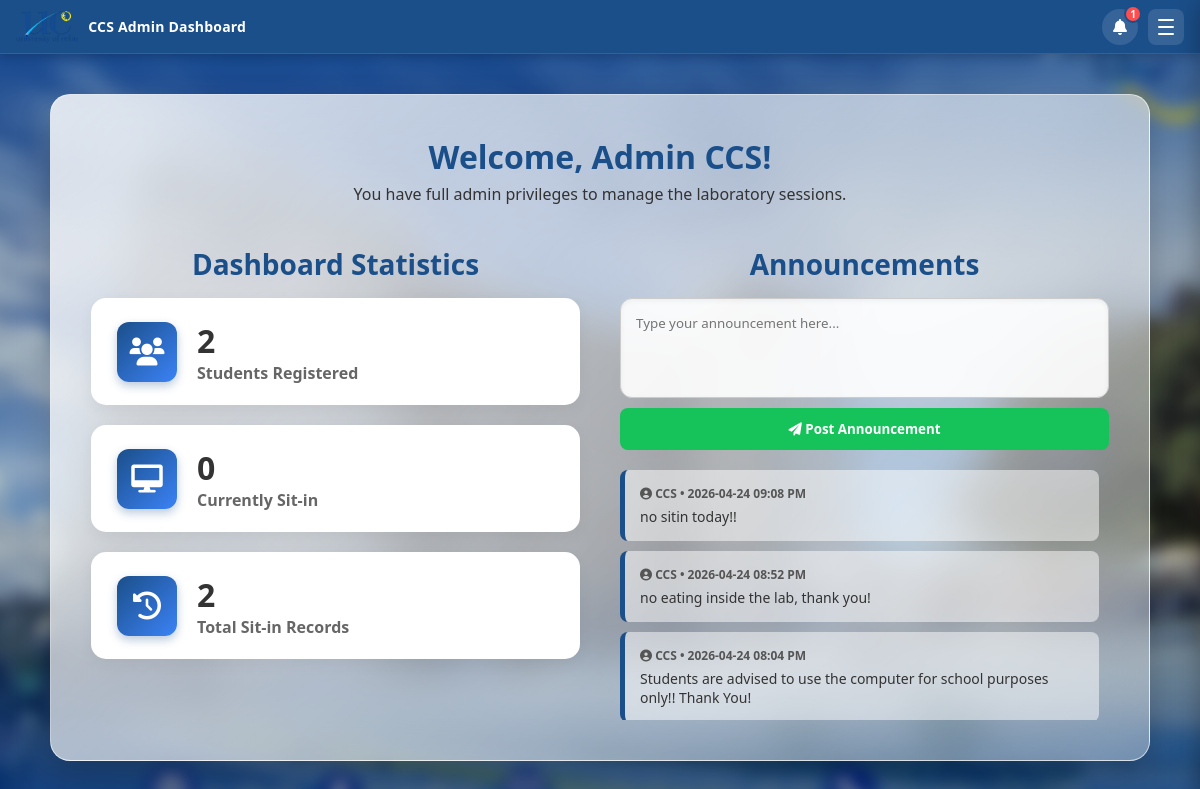
Page /admin_dashboard (signed in) on the committed database.
### tables this page shows
CREATE TABLE announcements (
            id INTEGER PRIMARY KEY AUTOINCREMENT,
            admin_name TEXT NOT NULL,
            message TEXT NOT NULL,
            date_posted DATETIME DEFAULT CURRENT_TIMESTAMP
        );

### app.py (the view)
@app.route('/admin_dashboard')
def admin_dashboard():
    if 'user_id' not in session or session.get('role') != 'admin':
        return redirect(url_for('home'))
    conn = get_db_connection()
    cursor = conn.cursor()
    total_students = cursor.execute("SELECT COUNT(*) FROM users WHERE role = 'student'").fetchone()[0]
    current_sitin  = cursor.execute("SELECT COUNT(*) FROM sitin_records WHERE status = 'Active'").fetchone()[0]
    total_sitin    = cursor.execute("SELECT COUNT(*) FROM sitin_records").fetchone()[0]
    announcements  = cursor.execute("SELECT * FROM announcements ORDER BY date_posted DESC").fetchall()
    records = cursor.execute('''
        SELECT s.*, u.firstname, u.lastname
        FROM sitin_records s
        JOIN users u ON s.id_number = u.id_number
        ORDER BY s.time_in DESC
    ''').fetchall()
    conn.close()
    return render_template('admin_dashboard.html',
                           firstname=session['firstname'],
                           total_students=total_students,
                           current_sitin=current_sitin,
                           total_sitin=total_sitin,
                           announcements=announcements,
                           records=records)

### app.py (called while the page is built)
def get_db_connection():
    conn = sqlite3.connect('students.db')
    conn.row_factory = sqlite3.Row
    return conn

### templates/admin_dashboard.html (shortened to what this page needs)
<!DOCTYPE html>
<html lang="en">
<head>
    <link rel="stylesheet" href="{{ url_for('static', filename='style.css') }}">
    <link rel="stylesheet" href="{{ url_for('static', filename='admin.css') }}">
    <link rel="stylesheet" href="https://cdnjs.cloudflare.com/ajax/libs/font-awesome/6.0.0/css/all.min.css">
</head>
<body class="admin-page">
<nav class="navbar">
    <div class="nav-left">
        <img src="{{ url_for('static', filename='images/uclogonav.png') }}" alt="UC Logo">
        <span class="nav-brand">CCS Admin Dashboard</span>
    </div>
    <div class="nav-right">
        <div class="notif-wrapper" id="notifWrapper">
            <button class="notif-bell-btn" id="notifBellBtn" onclick="toggleNotifDropdown(event)" title="Notifications">
                <i class="fas fa-bell"></i>
                <span class="notif-badge" id="notifBadge" style="display:none;">0</span>
            </button>
        </div>
        <button class="hamburger-btn" id="hamburgerBtn" onclick="toggleSidebar()">
            <span></span><span></span><span></span>
        </button>
    </div>
</nav>
<div class="admin-container">
    <div class="admin-glass-card">
        <h1 style="color: #1b4f8a; margin-bottom: 5px; font-size: 32px;">
            Welcome, Admin {{ firstname }}!
        </h1>
        <p style="color: #333; font-size: 16px; margin-bottom: 20px;">
            You have full admin privileges to manage the laboratory sessions.
        </p>
        <div class="dashboard-grid">
            <div class="dashboard-left">
                <h2 style="color: #1b4f8a; margin-bottom: 15px;">Dashboard Statistics</h2>
                <div class="stat-card" onclick="window.location.href='/student_list'" style="cursor: pointer;" title="View All Students">
                    <i class="fas fa-users"></i>
                    <div class="stat-info">
                        <h3>{{ total_students }}</h3>
                        <p>Students Registered</p>
                    </div>
                </div>
                <div class="stat-card" onclick="window.location.href='/active_sitins'" style="cursor: pointer;" title="View Active Sit-ins">
                    <i class="fas fa-desktop"></i>
                    <div class="stat-info">
                        <h3>{{ current_sitin }}</h3>
                        <p>Currently Sit-in</p>
                    </div>
                </div>
                <div class="stat-card" onclick="window.location.href='/history'" style="cursor: pointer;" title="View History Records">
                    <i class="fas fa-history"></i>
                    <div class="stat-info">
                        <h3>{{ total_sitin }}</h3>
                        <p>Total Sit-in Records</p>
                    </div>
                </div>
            </div>
            <div class="dashboard-right">
                <h2 style="color: #1b4f8a; margin-bottom: 15px;">Announcements</h2>
                <form action="/post_announcement" method="POST" class="announcement-form">
                    <textarea name="message" placeholder="Type your announcement here..." required></textarea>
                    <button type="submit" class="btn-post"><i class="fas fa-paper-plane"></i> Post Announcement</button>
                </form>
                <div class="announcement-list">
                    {% for ann in announcements %}
                        <div class="announcement-item">
                            <p class="ann-meta"><i class="fas fa-user-circle"></i> {{ ann['admin_name'] }} • {{ ann['date_posted'] }}</p>
                            <p class="ann-msg">{{ ann['message'] }}</p>
                        </div>
                    {% else %}
                        <p style="color: #555; font-style: italic;">No announcements posted yet.</p>
                    {% endfor %}
                </div>
            </div>
        </div>
    </div>
</div>
</body>
</html>

### static/style.css (style rules this page uses)
* { box-sizing: border-box; margin: 0; padding: 0; font-family: 'Segoe UI', Tahoma, Geneva, Verdana, sans-serif; }
body { background-color: #EBEBEB; }
h2 { text-align: center; color: #333; margin-top: 10px; margin-bottom: 30px; font-size: 28px; font-weight: bold; }
.navbar { background-color: rgba(21, 76, 121, 0.95); padding: 15px 30px; display: flex; justify-content: space-between; align-items: center; color: white; box-shadow: 0 2px 5px rgba(0,0,0,0.2); position: fixed; top: 0; left: 0; width: 100% !important; z-index: 9999; }
body { padding-top: 80px; }

### static/admin.css (style rules this page uses)
body.admin-page { margin: 0; display: flex; flex-direction: column; position: relative; font-family: sans-serif; }
body.admin-page::before { content: ""; position: fixed; top: -20px; left: -20px; right: -20px; bottom: -20px; background-image: url('/static/images/ucbackground.jpg'); background-size: cover; background-position: center; background-repeat: no-repeat; filter: blur(8px) brightness(0.8); z-index: -1; }
.admin-container { flex: 1; display: flex; justify-content: center; align-items: flex-start; z-index: 1; padding: 40px 24px 50px; min-height: calc(100vh - 54px); box-sizing: border-box; }
.admin-glass-card { background: linear-gradient(135deg, rgba(255, 255, 255, 0.82), rgba(255, 255, 255, 0.35)); backdrop-filter: blur(20px); padding: 40px; width: 100%; max-width: 1100px; border-radius: 20px; box-shadow: 0 15px 35px rgba(0, 0, 0, 0.2); border: 1px solid rgba(255, 255, 255, 0.6); position: relative; text-align: center; }
.dashboard-grid { display: flex; gap: 40px; text-align: left; margin-top: 30px; }
.dashboard-left, .dashboard-right { flex: 1; }
.stat-card { display: flex; align-items: center; background: white; padding: 20px 25px; border-radius: 15px; margin-bottom: 20px; box-shadow: 0 5px 15px rgba(0,0,0,0.05); transition: all 0.3s ease; border: 1px solid rgba(255, 255, 255, 0.9); }
.stat-card i { background: linear-gradient(135deg, #1b4f8a, #3b82f6); color: white; padding: 15px; border-radius: 12px; font-size: 28px; margin-right: 20px; box-shadow: 0 4px 10px rgba(27, 79, 138, 0.3); width: 60px; height: 60px; display: flex; justify-content: center; align-items: center; }
.stat-info h3 { margin: 0; font-size: 32px; color: #333; }
.stat-info p { margin: 0; color: #666; font-size: 16px; font-weight: bold; }
.announcement-form { display: flex; flex-direction: column; gap: 10px; margin-bottom: 20px; }
.announcement-form textarea { width: 100%; height: 100px; padding: 15px; border-radius: 12px; border: 1px solid #ccc; resize: none; font-family: inherit; background: rgba(255, 255, 255, 0.9); outline: none; box-shadow: inset 0 2px 5px rgba(0,0,0,0.05); transition: border 0.3s; }
.btn-post { padding: 12px; background: #15c35a; color: white; border: none; border-radius: 8px; font-weight: bold; cursor: pointer; transition: background 0.3s; }
.announcement-list { max-height: 250px; overflow-y: auto; padding-right: 10px; }
.announcement-item { background: rgba(255, 255, 255, 0.5); padding: 15px; border-radius: 8px; margin-bottom: 10px; border-left: 5px solid #1b4f8a; }
.ann-meta { font-size: 12px; color: #555; margin-bottom: 5px; font-weight: bold; }
.ann-msg { font-size: 14px; color: #333; margin: 0; }
.navbar { position: fixed; top: 0; left: 0; width: 100%; box-sizing: border-box; z-index: 9999; background: rgba(27, 79, 138, 0.85); backdrop-filter: blur(15px); border-bottom: 1px solid rgba(255, 255, 255, 0.1); display: flex; justify-content: space-between; align-items: center; padding: 15px 40px; }

### rows in the picture
announcements: admin_name "CCS", date_posted "2026-04-24 09:08 PM", message "no sitin today!!"
announcements: admin_name "CCS", date_posted "2026-04-24 08:52 PM", message "no eating inside the lab, thank you!"
announcements: admin_name "CCS", date_posted "2026-04-24 08:04 PM", message "Students are advised to use the computer for school purposes only!! Thank You!"

### other values in the picture
{{ firstname }} "CCS"
{{ total_students }} "2"
{{ current_sitin }} "0"
{{ total_sitin }} "2"
